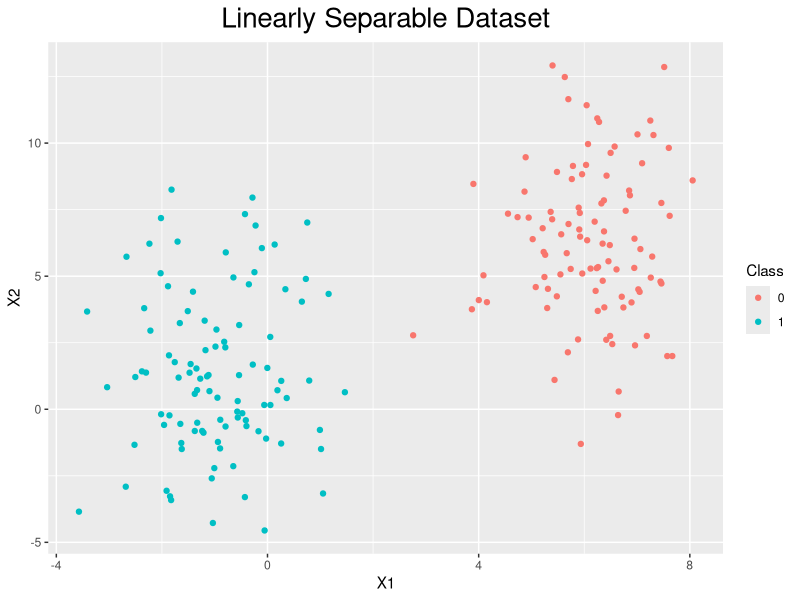
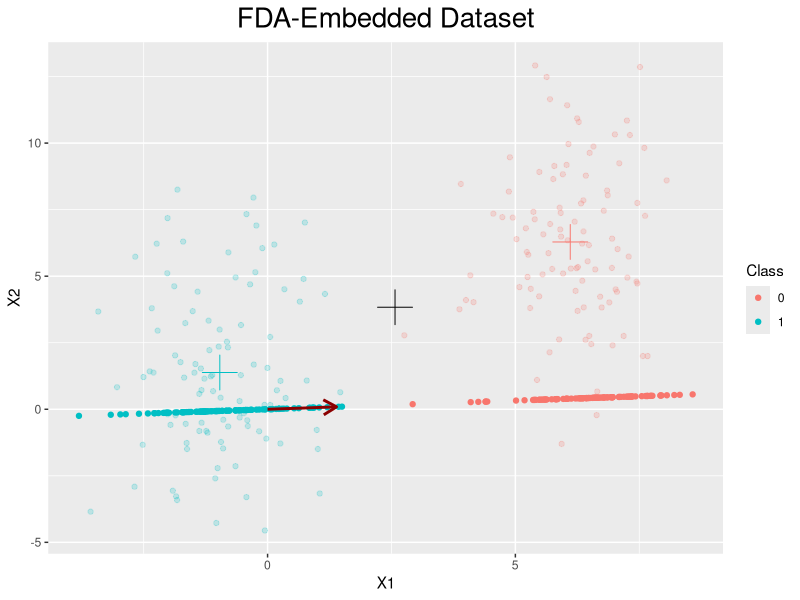
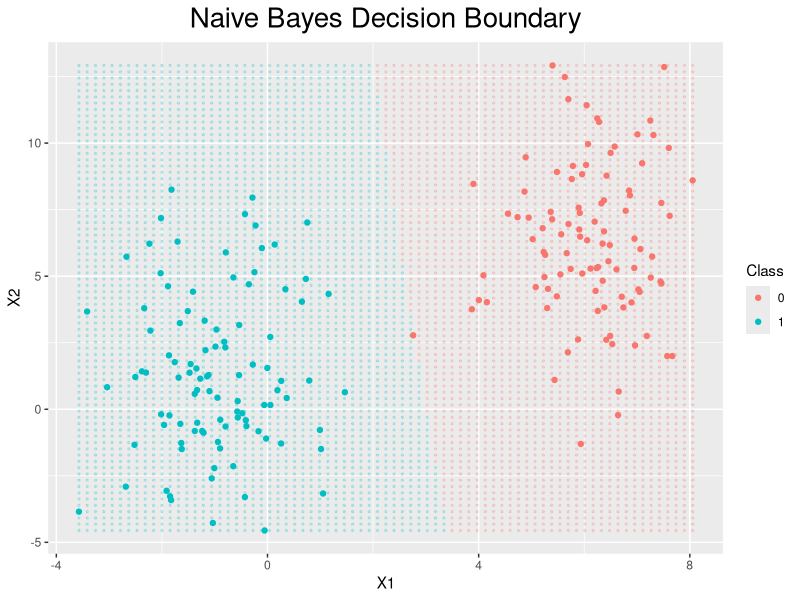
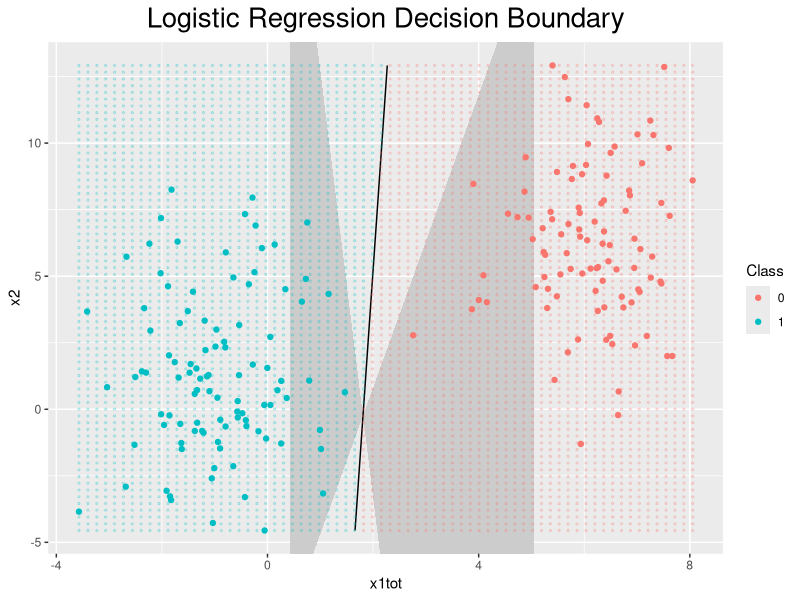

Generate these figures, in order, with R:
## ---- chunk 1
knitr::opts_chunk$set(echo = TRUE)
## ---- chunk 2
library(MASS)
library(microbenchmark)
library(tidyverse)
## ---- chunk 3
kernel_matrix <- function(X, sigmasq, Y=NULL){
  if (is.null(Y)){
    Y <- X  # TODO: This might be risky for big matrices. How does R copy work? Maybe split the code into two?
  }
  n <- nrow(X)
  m <- nrow(Y)
  # Find three matrices above
  Xnorm <- matrix(apply(X^2, 1, sum), n, m)
  Ynorm <- matrix(apply(Y^2, 1, sum), n, m, byrow=TRUE)
  XY <- tcrossprod(X, Y)
  # TODO: In this case do we use median of XY? If we are using it for prediction
  # I think sigmasq should be found only from training set, not from testing set.
  # Therefore we should pass sigmasq as a parameter in this function, and should be calculated 
  # beforehand.
  return(exp(-(Xnorm - 2*XY + Ynorm) / (2*sigmasq)))
}

# Creates a logical one-hot encoding, assumes classes 0, .. , K-1
make_flags <- function(y){
  classes <- unique(y)
  flags <- data.frame(y=y) %>% 
            mutate(rn=row_number(), value=1) %>% 
            spread(y, value, fill=0) %>% 
            select(-rn) %>% as.matrix %>% as.logical %>%
            matrix(nrow=nrow(y)) 
  return(flags)
}
# Calculates a function (usually mean or sd) for all classes
calc_func_per_class <- function(X, y, func){
  flags <- make_flags(y)
  return(t(apply(flags, 2, function(f) apply(X[f, ], 2, func))))
}
# Calculates density of a gaussian
gaussian_density <- function(x, mu, sigma, log=FALSE, precision=FALSE){
  # If precision=TRUE, we're provided with precision matrix, which is the inverse
  # of the variance-covariance matrix
  if (!precision){
    # Cholesky, L is upper triangular
    L <- chol(sigma)
    kernel <- -0.5*crossprod(forwardsolve(t(L), x - mu))
    value  <- -length(x)*log(2*pi)/2 -sum(log(diag(L))) + kernel
  } else {
    kernel <- -0.5* t?(x-  mu) %*% (sigma %*% (x - mu))
    value  <- -length(x)*log(2*pi)/2 -log(det(L)) + kernel
  }
  if (!log){
    value <- exp(value)
  }
  return(value[[1]])
}
# Fastest known pure-R way to compute means across dimensions. See my helper Rmd with benchmarks
center_matrix <- function(A){
  return(A - rep(1, nrow(A)) %*% t(colMeans(A)))
}
## ---- chunk 4
# Settings
n1 <- 100
n2 <- 100
m1 <- c(6, 6)
m2 <- c(-1, 1)
s1 <- matrix(c(1, 0, 0, 10), nrow=2, ncol=2)
s2 <- matrix(c(1, 0, 0, 10), nrow=2, ncol=2)
## ---- chunk 5
generate_binary_data <- function(n1, n2, m1, s1, m2, s2){
  # x1, x2 and y for both classes (both 0,1 and -1,1 will be created for convenience)
  class1 <- mvrnorm(n1, m1, s1)
  class2 <- mvrnorm(n2, m2, s2)
  y      <- c(rep(0, n1), rep(1, n2))   # {0 , 1}
  y2     <- c(rep(-1, n1), rep(1, n2))  # {-1, 1}
  # Generate dataframe
  data <- data.frame(rbind(class1, class2), y, y2)
  return(data)
}
# Generate reproducible data
set.seed(123)
data <- generate_binary_data(n1, n2, m1, s1, m2, s2)
X <- data %>% select(-y, -y2) %>% as.matrix
y <- data %>% select(y) %>% as.matrix
## ---- chunk 6
plot_dataset <- function(data){
  p <- ggplot(data=data, aes(x=X1, y=X2, color=as_factor(y))) + 
        geom_point() + 
        theme(plot.title=element_text(hjust=0.5, size=20)) + 
        labs(color="Class", title="Linearly Separable Dataset")
  return(p)
}
plot_dataset(data)
## ---- chunk 7
fda <- function(X, y){
  # Use y to create a logical one-hot encoding called `flags`
  flags <- make_flags(y)
  # Define objective function 
  fda_objective <- function(w){
    mu <- mean(X %*% w)           # embedded DATASET center
    muks <- rep(0, ncol(flags))   # embedded center for class k
    swks <- rep(0, ncol(flags))   # within class scatterness
    sbks <- rep(0, ncol(flags))   # between class scatterness
    for (class in 1:ncol(flags)){
      Xk <- X[flags[, class], ]
      mk <- mean(Xk %*% w)
      muks[class] <- mk
      swks[class] <- sum(((Xk %*% w) - mk)^2)
      sbks[class] <- sum(flags[, class]) * (mk - mu)^2
    }
    # Calculate objective value
    value <- sum(sbks) / sum(swks)
    return(-value) # remember we want to maximize, but optim minimizes
  }
  # Optimize
  w_start <- matrix(1, nrow=ncol(X), ncol=1)
  sol <- optim(par=w_start, fn=fda_objective, method="BFGS")$par
  # Return object
  fda_object <- list(sol=sol, flags=flags, X=X, y=y)
  class(fda_object) <- "FDA"
  return(fda_object)
}
## ---- chunk 8
plot.FDA <- function(x, y=NULL, ...){
  # Find unit vector of w and take dot product
  sol_unit <- x$sol / sqrt(sum(x$sol^2))
  dot_products <-  x$X %*% sol_unit
  if (ncol(x$X) > 2){
    # Plot on a simple horizontal line
  df <- data.frame(x1=dot_products, x2=rep(0, nrow(dot_products)), y=x$y)
  p <- ggplot(data=df) + 
        geom_point(aes(x=x1, y=x2, color=as_factor(x$y)))
  } else {
    # Find embedded points in 2D
    x_emb <- dot_products %*% t(sol_unit)
    dfembed <- data.frame(x1=x_emb[, 1], x2=x_emb[, 2], y=x$y)
    # Find data mean, and mean per cluster
    datamean <- apply(x$X, 2, mean)
    datamean <- data.frame(x=datamean[1], y=datamean[2])
    meanmatrix <- calc_func_per_class(x$X, x$y, mean)
    dfclassmeans <- data.frame(meanmatrix, y=(1:nrow(meanmatrix) - 1))
    # Dataframe to plot w
    wdf <- data.frame(x=x$sol[1], y=x$sol[2], x0=c(0.0), y0=c(0.0))
    # Plot
    p <- ggplot() + 
          geom_point(data=data.frame(x$X, x$y), aes(x=X1, y=X2, color=as_factor(y)), alpha=0.2) + 
          geom_point(data=dfclassmeans, aes(x=X1, y=X2, color=as_factor(y)), shape=3, size=8, show.legend=FALSE) + 
          geom_point(data=datamean, aes(x=x, y=y), size=8, shape=3, color="black") +
          geom_point(data=dfembed, aes(x=x1, y=x2, color=as_factor(y))) + 
          geom_segment(data=wdf, aes(x=x0, y=y0, xend=x, yend=y, color="w"), 
                       arrow = arrow(length=unit(0.15, "inches")), color="darkred", size=1)
  }
  p + 
    labs(color="Class", title="FDA-Embedded Dataset", x="X1", y="X2") + 
    theme(plot.title=element_text(hjust=0.5, size=20))
}
## ---- chunk 9
fda_object <- fda(X, y)
plot(fda_object)
## ---- chunk 10
naive_bayes <- function(X, y){
  # For every class, find mean and variance (one class per row)
  means <- calc_func_per_class(X, y, mean)
  vars  <- calc_func_per_class(X, y, function(x) sd(x)^2)
  # Create a gaussian for each class
  nb <- list(means=means, vars=vars, X=X, y=y)
  class(nb) <- "naive_bayes"
  return(nb)
}
## ---- chunk 11
predict.naive_bayes <- function(x, xtest){
  # for every test point (row of xtest), want to calculate the density value for
  # every class, and pick the highest one. Let's instantiate a matrix of the correct dimensions.
  table <- matrix(0, nrow=nrow(xtest), ncol=nrow(x$means))  # number of test points times n classes
  # need two for loops unfortunately
  for (r_ix in 1:nrow(xtest)){
    for (c_ix in 1:nrow(x$means)){
      table[r_ix, c_ix] <- gaussian_density(
        x=matrix(as.double(xtest[r_ix, ])), 
        mu=matrix(x$means[c_ix, ]), 
        sigma=diag(x$vars[c_ix, ]), log=TRUE)
    }
  }
  classes <- apply(table, 1, which.max)
  return(classes - 1)
}
## ---- chunk 12
plot.naive_bayes <- function(x, y=NULL, ngrid=75, ...){
  if (ncol(x$X) > 2) {
    print("Naive Bayes plotting for more than 2 dimensions, not implemented.")
  } else {
    # Generate a grid of points on X
    coord_range <- apply(x$X, 2, range)
    grid <- expand.grid(
      X1=seq(from=coord_range[1, 1], to=coord_range[2, 1], length=ngrid),
      X2=seq(from=coord_range[1, 2], to=coord_range[2, 2], length=ngrid)
      )
    # Use naive bayes to predict at each point of the grid
    cl <- predict(x, grid)
    dfgrid <- data.frame(grid, y=cl)
    # plot those points
    ggplot() + 
      geom_point(data=dfgrid, aes(x=X1, y=X2, color=as_factor(y)), alpha=0.2, size=0.5) + 
      geom_point(data=data.frame(x$X, y=x$y), aes(x=X1, y=X2, color=as_factor(y))) + 
      labs(color="Class", title="Naive Bayes Decision Boundary") + 
      theme(plot.title=element_text(hjust=0.5, size=20))
  }
}
## ---- chunk 13
plot(naive_bayes(X, y))
## ---- chunk 14
sigmoid <- function(x) 1.0 / (1.0 + exp(-x))
## ---- chunk 15
grad_ascent <- function(beta, niter=100, gamma=0.001, cost="MLE", sigmab=1.0){
  if (cost=="MLE"){
    for (i in 1:niter) beta <- beta + gamma * t(X) %*% (y - sigmoid(X %*% beta))
  } else if (cost=="MAP"){
    for (i in 1:niter) beta <- beta + gamma*(sigmab^2*t(X) %*% (y - sigmoid(X %*% beta)) - beta)
  }
  return(beta)
}
## ---- chunk 16
newton_method <- function(beta, niter=100, alpha=0.1, cost="MLE", sigmab=1.0){
  # Learning rate is suggested at 0.1. For 1.0 standard Newton method is recovered
  if (cost=="MLE"){
    for (i in 1:niter){
      D_k <- diag(drop(sigmoid(X%*%beta)*(1 - sigmoid(X%*%beta))))
      d_k <- solve(t(X)%*%D_k %*% X, alpha*t(X) %*% (y - sigmoid(X %*% beta)))
      beta <- beta + d_k
    }
  } else if (cost=="MAP"){
    n <- ncol(X)
    for (i in 1:niter){
      D_k <- diag(drop(sigmoid(X%*%beta)*(1 - sigmoid(X%*%beta))))
      d_k <- solve(
        sigmab^2*t(X)%*%D_k%*%X - diag(n),
        alpha*(sigmab^2*t(X)%*%(y - sigmoid(X %*% beta)) - beta)
      )
      beta <- beta + d_k
    }
  }
  return(beta)
}
## ---- chunk 17
logistic_regression <- function(X, y, cost="MLE", method="BFGS", sigmab=1.0, niter=100,
                                alpha=0.1, gamma=0.001, laplace=FALSE){
  start <- matrix(0, nrow=ncol(X))
  # Define cost functions
  mle_cost <- function(beta) sum(log(1 + exp((1 - 2*y) * (X %*% beta))))
  map_cost <- function(beta) (sigmab^2)*mle_cost(beta) + 0.5*sum(beta^2)
  # Determine selected Cost Function
  if      (cost == "MLE") costfunc <- mle_cost
  else if (cost == "MAP") costfunc <- map_cost
  # Use selected method for selected cost function
  if      (method=="BFGS")   sol <- optim(par=start, fn=costfunc, method=method)$par
  else if (method=="GA")     sol <- grad_ascent(start, niter, gamma, cost, sigmab)
  else if (method=="NEWTON") sol <- newton_method(start, niter, alpha, cost, sigmab)
  # Laplace only works with MAP, not MLE
  # Can specify precision==TRUE in my builtin gaussian function
  first <- (sigmab^2)*diag(ncol(X))
  second <- t(X) %*% diag(drop(sigmoid(X %*% sol)*(1-sigmoid(X %*% sol)))) %*% X
  precision <- first + second
  # Build S3 object and return it
  lr <- list(X=X, y=y, beta=sol, cost=cost, method=method, prec=precision)
  class(lr) <- "logistic_regression"
  return(lr)
}
## ---- chunk 18
print.logistic_regression <- function(x, ...){
  cat("S3 Object of Class logistic_regression.\n")
  cat("Cost Function:        ", x$cost, "\n")
  cat("Optimization Method:  ", x$method, "\n")
  cat("Solution:             ", x$beta, "\n")
}
## ---- chunk 19
predict.logistic_regression <- function(x, xtest){
  # sigmoid gives probability of being in class 1. So will give (rounded) 1 to 1
  return(round(1.0 / (1.0 + exp(-xtest %*% x$beta))))
}
## ---- chunk 20
plot.logistic_regression <- function(x, y=NULL, ngrid=70, ...){
  # Grid to show decision boundary 
  coord_range <- apply(x$X, 2, range)
  grid <- expand.grid(
      X1=seq(from=coord_range[1, 2], to=coord_range[2, 2], length=ngrid),
      X2=seq(from=coord_range[1, 3], to=coord_range[2, 3], length=ngrid)
  )
  # need to append 1 and transform to numeric, somehow it's losing it
  grid <- matrix(as.numeric(unlist(grid)), nrow=ngrid^2)
  # Predict at each point of the grid
  cl <- predict(x, cbind(1, grid))
  dfgrid <- data.frame(grid, y=cl)
  # plot those points
  p <- ggplot(data=dfgrid)
  if (!is.null(x$prec)) {
    # calculate confidence interval?
    sd <- sqrt(diag(solve(x$prec)))
    beta_min <- x$beta - sd
    beta_max <- x$beta + sd
    # get range. Each column is one dimension
    ranges <- apply(x$X, 2, range)
    # understand what are the x_1 limits, from the limits of the second coordinate x_2
    x_lims <- sort((ranges[, 3] * x$beta[3] + x$beta[1]) / (-x$beta[2]))
    x1_vals <- seq(from=x_lims[1], to=x_lims[2], length.out = 200)
    x2_vals <- -(x$beta[2]/x$beta[3])*x1_vals - (x$beta[1]/x$beta[3])
    # same but for confidence interval
    x_lims_min <- sort((ranges[, 3] * beta_min[3] + beta_min[1]) / (-beta_min[2]))
    x_lims_max <- sort((ranges[, 3] * beta_max[3] + beta_max[1]) / (-beta_max[2]))
    x_tot_range <- range(c(x_lims_min, x_lims_max))
    x1_vals_tot <- seq(from=x_tot_range[1], to=x_tot_range[2], length.out=200)
    #x2_vals_min <- -(beta_min[2]/beta_min[3])*x1_vals_tot- (beta_min[1]/beta_min[3])
    #x2_vals_max <- -(beta_max[2]/beta_max[3])*x1_vals_tot - (beta_max[1]/beta_max[3])
    x2_vals_min <- -(beta_min[2]/beta_min[3])*x1_vals_tot- (beta_max[1]/beta_min[3])
    x2_vals_max <- -(beta_max[2]/beta_max[3])*x1_vals_tot - (beta_min[1]/beta_max[3])
    #x1_vals_min <- seq(from=x_lims_min[1], to=x_lims_min[2], length.out = 200)
    #x1_vals_max <- seq(from=x_lims_max[1], to=x_lims_max[2], length.out = 200)
    #x2_vals_min <- -(beta_min[2]/beta_min[3])*x1_vals_min - (beta_min[1]/beta_min[3])
    #x2_vals_max <- -(beta_max[2]/beta_max[3])*x1_vals_max - (beta_max[1]/beta_max[3])
    dflaplace <- data.frame(x1=x1_vals, x2=x2_vals,
                            x1tot=x1_vals_tot,
                            x2min=x2_vals_min, x2max=x2_vals_max)
    p <- p +
      coord_cartesian(xlim=ranges[, 2], ylim=ranges[, 3])  +
      geom_ribbon(data=dflaplace, aes(x=x1tot, ymin=x2min, ymax=x2max), fill="grey80") +
      geom_line(data=dflaplace, aes(x=x1, y=x2)) 
  }
  p + 
    geom_point(data=dfgrid, aes(x=X1, y=X2, color=as_factor(y)), alpha=0.2, size=0.5) + 
    geom_point(data=data.frame(x$X, y=x$y), aes(x=X1, y=X2, color=as_factor(y))) + 
    labs(color="Class", title="Logistic Regression Decision Boundary") + 
    theme(plot.title=element_text(hjust=0.5, size=20))
}
## ---- chunk 21
X <- cbind(1, X)
## ---- chunk 22
lr_bfgs_mle <- logistic_regression(X, y, cost="MLE", method="BFGS")
lr_bfgs_map <- logistic_regression(X, y, cost="MAP", method="BFGS")
lr_ga_mle   <- logistic_regression(X, y, cost="MLE", method="GA", niter = 1000)
lr_ga_map   <- logistic_regression(X, y, cost="MAP", method="GA", niter = 1000)
lr_nm_mle   <- logistic_regression(X, y, cost="MLE", method="NEWTON")
lr_nm_map   <- logistic_regression(X, y, cost="MAP", method="NEWTON")
## ---- chunk 23
print(lr_bfgs_mle)
print(lr_ga_mle)
print(lr_nm_mle)
print(lr_bfgs_map)
print(lr_ga_map)
print(lr_nm_map)
## ---- chunk 24
to_plot <- logistic_regression(X, y, cost="MAP", method="BFGS", laplace = TRUE)
plot(to_plot)
